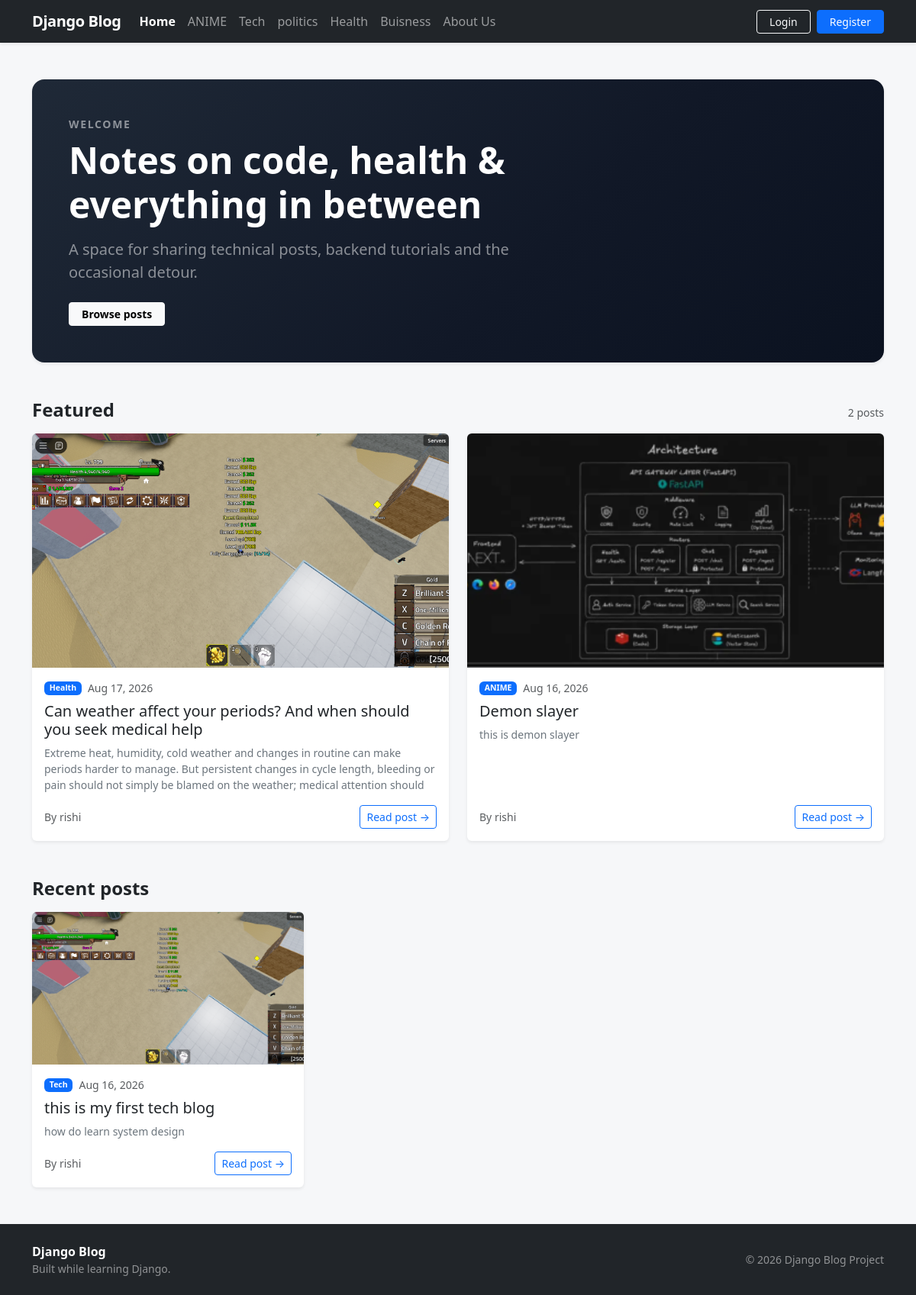
The app's page /, older data.
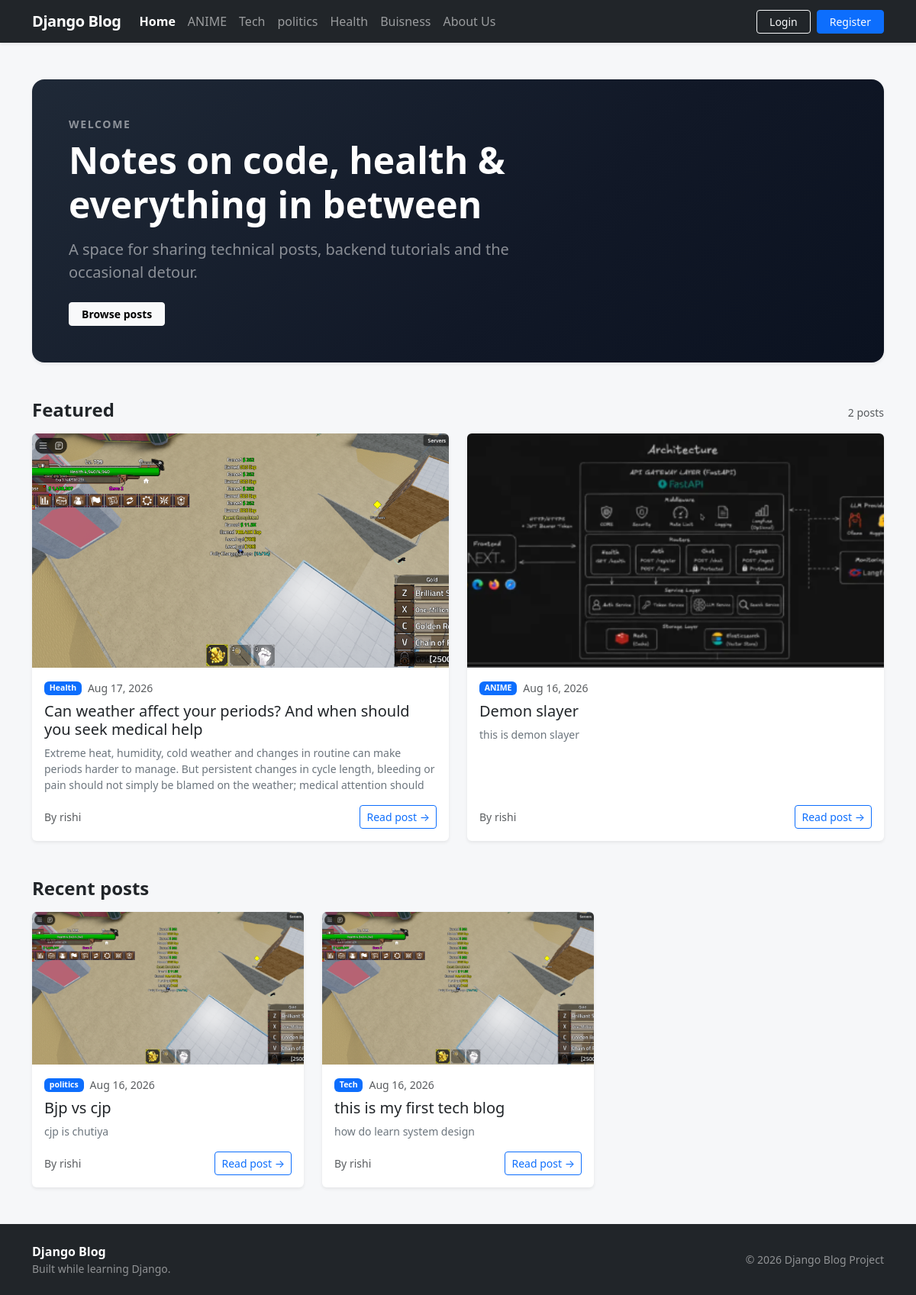
The same page, newer data.
### blogs/models.py (models this page shows, shortened)
class Category(models.Model):
    category_name = models.CharField(max_length=50, unique=True)
    created_at = models.DateTimeField(auto_now_add=True)
    updated_at = models.DateTimeField(auto_now=True)
    class Meta:
        verbose_name_plural = "categories"

class Blog(models.Model):
    title = models.CharField(max_length=100)
    slug = models.SlugField(max_length=150, unique=True)
    category = models.ForeignKey(Category, on_delete=models.CASCADE)
    author = models.ForeignKey(User, on_delete=models.CASCADE)
    feature_image = models.ImageField(upload_to="blog/uploads/%Y/%m/%d")
    short_description = models.TextField(max_length=500)
    blog_body = models.TextField(max_length=2000)
    status = models.CharField(
        max_length=20,
        choices=STATUS_CHOICES,
        default="Draft",
    )
    is_featured = models.BooleanField(default=False)
    created_at = models.DateTimeField(auto_now_add=True)
    updated_at = models.DateTimeField(auto_now=True)
    class Meta:
        ordering = ["-created_at"]

### blog_main/views.py (the view)
# urls.py: path('', views.home, name='home'),
def home(request):
    published = Blog.objects.filter(status="Published").select_related("category", "author")
    context = {
        "featured_posts": published.filter(is_featured=True)[:4],
        "posts": published.filter(is_featured=False),
    }
    return render(request, "blog/home.html", context)

### blogs/context_processors.py (called while the page is built)
def get_categories(request):
    categories = Category.objects.all()
    return {
        'categories': categories
    }

### templates/blog/home.html (shortened to what this page needs)
{% extends 'base.html' %}
{% block content %}
<section class="hero text-white rounded-4 shadow-sm p-4 p-md-5 mb-5">
  <div class="row">
    <div class="col-lg-8">
      <p class="eyebrow text-uppercase small fw-semibold text-white-50 mb-2">Welcome</p>
      <h1 class="display-5 fw-bold mb-3">Notes on code, health &amp; everything in between</h1>
      <p class="lead text-white-50 mb-4">
        A space for sharing technical posts, backend tutorials and the occasional detour.
      </p>
      <a href="#recent-posts" class="btn btn-light btn-sm fw-semibold px-3">Browse posts</a>
    </div>
  </div>
</section>
{% if featured_posts %}
<section class="mb-5">
  <div class="d-flex align-items-baseline justify-content-between mb-3">
    <h2 class="h4 fw-bold mb-0">Featured</h2>
    <span class="text-muted small">
      {{ featured_posts|length }} post{{ featured_posts|length|pluralize }}
    </span>
  </div>
  <div class="row row-cols-1 row-cols-md-2 g-4">
    {% for post in featured_posts %}
      <div class="col">{% include 'blog/includes/post_card.html' %}</div>
    {% endfor %}
  </div>
</section>
{% endif %}
<section id="recent-posts">
  <div class="d-flex align-items-baseline justify-content-between mb-3">
    <h2 class="h4 fw-bold mb-0">Recent posts</h2>
  </div>
  <div class="row row-cols-1 row-cols-md-2 row-cols-xl-3 g-4">
    {% for post in posts %}
      <div class="col">{% include 'blog/includes/post_card.html' %}</div>
    {% empty %}
      <div class="col-12">
        <div class="alert alert-info mb-0">No posts have been published yet.</div>
      </div>
    {% endfor %}
  </div>
</section>
{% endblock %}

### templates/base.html (shortened to what this page needs)
<!DOCTYPE html>
<html lang="en">
<head>
    <link href="https://cdn.jsdelivr.net/npm/bootstrap@5.3.3/dist/css/bootstrap.min.css" rel="stylesheet">
    <link rel="stylesheet" href="https://cdn.jsdelivr.net/npm/bootstrap-icons@1.11.3/font/bootstrap-icons.min.css">
</head>
<body class="d-flex flex-column min-vh-100">
    <nav class="navbar navbar-expand-lg navbar-dark bg-dark sticky-top shadow-sm">
        <div class="container">
            <a class="navbar-brand fw-bold" href="{% url 'home' %}">Django Blog</a>
            <div class="collapse navbar-collapse" id="mainNav">
                <ul class="navbar-nav me-auto mb-2 mb-lg-0">
                    <li class="nav-item">
                        <a class="nav-link{% if request.path == '/' %} active fw-semibold{% endif %}"
                           href="{% url 'home' %}">Home</a>
                    </li>
                    {% for category in categories %}
                        <li class="nav-item">
                            <a class="nav-link{% if category.id == active_category_id %} active fw-semibold{% endif %}"
                               href="{% url 'post_by_category' category.id %}">{{ category.category_name }}</a>
                        </li>
                    {% endfor %}
                    <li class="nav-item">
                        <a class="nav-link" href="{% url 'about' %}">About Us</a>
                    </li>
                </ul>
                <div class="d-flex flex-column flex-lg-row gap-2 pt-2 pt-lg-0">
                    <a href="#" class="btn btn-outline-light btn-sm px-3">Login</a>
                    <a href="#" class="btn btn-primary btn-sm px-3">Register</a>
                </div>
            </div>
        </div>
    </nav>
    <main class="flex-grow-1 py-4 py-lg-5">
        <div class="container">
            {% block content %}{% endblock %}
        </div>
    </main>
    <footer class="bg-dark text-white-50 mt-auto py-4">
        <div class="container">
            <div class="row gy-3 align-items-center">
                <div class="col-md-6 text-center text-md-start">
                    <span class="fw-semibold text-white">Django Blog</span>
                    <span class="d-block small">Built while learning Django.</span>
                </div>
                <div class="col-md-6 text-center text-md-end small">
                    &copy; 2026 Django Blog Project
                </div>
            </div>
        </div>
    </footer>
</body>
</html>

### templates/blog/includes/post_card.html (shortened to what this page needs)
<article class="card post-card h-100 border-0 shadow-sm overflow-hidden">
    <a href="{% url 'post_detail' post.slug %}" class="d-block" tabindex="-1" aria-hidden="true">
        {% if post.feature_image %}
            <img src="{{ post.feature_image.url }}" class="post-thumb" alt="" loading="lazy">
        {% else %}
            <div class="post-thumb d-flex align-items-center justify-content-center text-secondary small">
                No image
            </div>
        {% endif %}
    </a>
    <div class="card-body d-flex flex-column">
        <div class="d-flex align-items-center gap-2 mb-2 small">
            <a href="{% url 'post_by_category' post.category.id %}"
               class="badge text-bg-primary text-decoration-none">{{ post.category.category_name }}</a>
            <span class="text-muted">{{ post.created_at|date:"M d, Y" }}</span>
        </div>
        <h3 class="card-title h5 mb-2">
            <a href="{% url 'post_detail' post.slug %}">{{ post.title }}</a>
        </h3>
        <p class="card-text text-secondary small clamp-3 mb-3">
            {{ post.short_description }}
        </p>
        <div class="mt-auto d-flex align-items-center justify-content-between">
            <span class="text-muted small">By {{ post.author.username|default:"Unknown" }}</span>
            <a href="{% url 'post_detail' post.slug %}" class="btn btn-sm btn-outline-primary">
                Read post &rarr;
            </a>
        </div>
    </div>
</article>

### templates/base.html (style rules this page uses)
:root { --bs-body-font-family: system-ui, -apple-system, "Segoe UI", Roboto, "Helvetica Neue", Arial, sans-serif; --brand-surface: #f6f7f9; }
body { background-color: var(--brand-surface); }
.post-thumb { width: 100%; aspect-ratio: 16 / 9; object-fit: cover; background-color: #e9ecef; }
.post-card { transition: transform .15s ease, box-shadow .15s ease; }
.post-card .card-title a { color: inherit; text-decoration: none; }
.clamp-3 { display: -webkit-box; -webkit-line-clamp: 3; -webkit-box-orient: vertical; overflow: hidden; }
.navbar-brand { letter-spacing: -.02em; }
.hero { background: linear-gradient(135deg, #1f2937 0%, #111827 60%, #0b1220 100%); }
.eyebrow { letter-spacing: .12em; }
section[id] { scroll-margin-top: 5rem; }

Row changes from the older to the newer data that the page shows:
now on this page (row edited): Blog: feature_image (picture), category.category_name "politics", created_at "Aug 16, 2026", title "Bjp vs cjp", short_description "cjp is chutiya", author.username "rishi", shown under "Recent posts"
